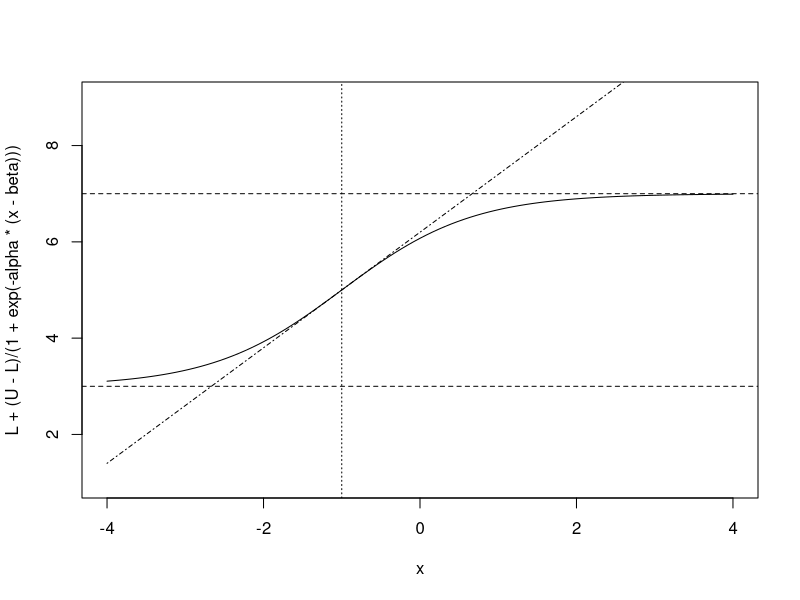
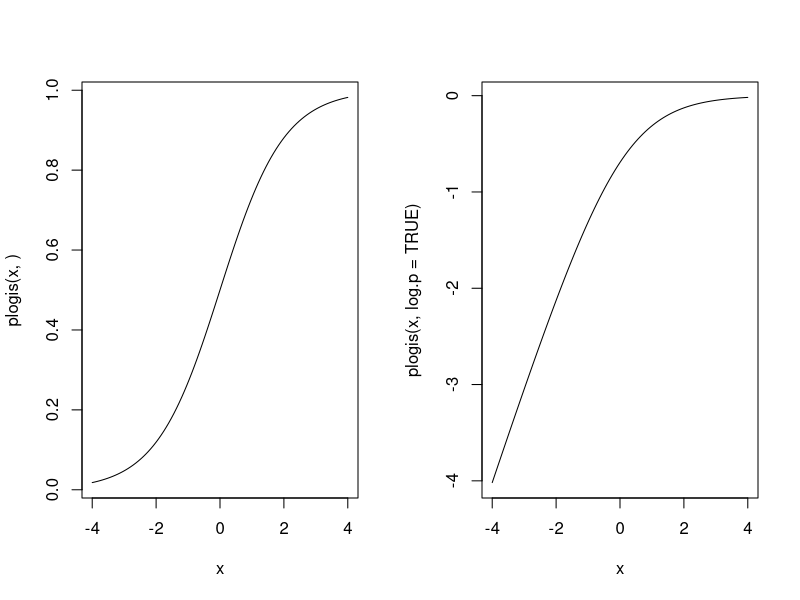
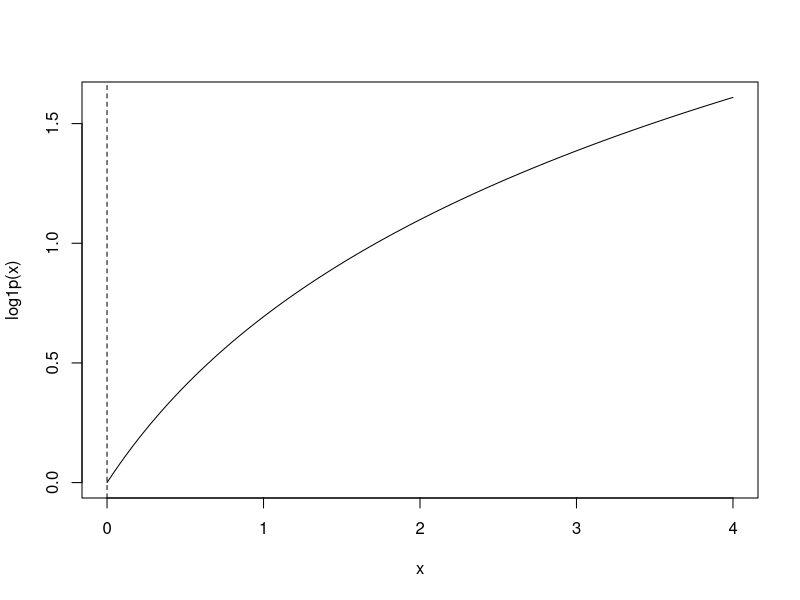
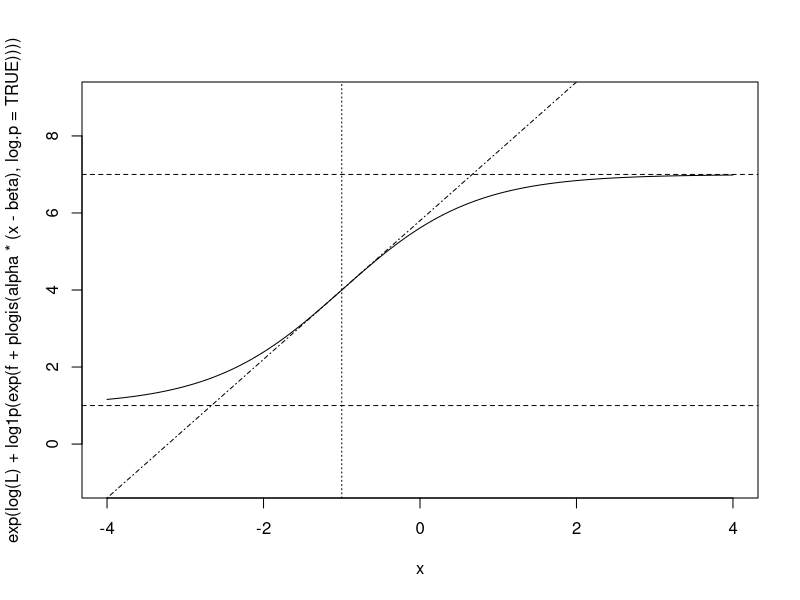

Reproduce these figures in R, in order.
## ---- chunk 1
knitr::opts_chunk$set(echo = TRUE)
## ---- chunk 2
L <- 3
U <- 7
alpha <- 1.2
beta <- -1
curve(L + (U-L)/(1 + exp(-alpha*(x - beta))), xlim = c(-4, 4), ylim = c(L-2, U+2))
abline(h = c(L, U), lty = 2)
abline(v = beta, lty = 3)
curve(alpha*(x - beta) + (U-L)/2 + L, add = TRUE, lty = 4)
## ---- chunk 3
par(mfrow = c(1, 2))
curve(plogis(x,), xlim = c(-4, 4))
curve(plogis(x, log.p = TRUE), xlim = c(-4, 4))
par(mfrow = c(1,1))
## ---- chunk 4
curve(log1p(x), xlim = c(0, 4))
abline(v = 0, lty = 2)
## ---- chunk 5
L <- 1
U <- 7
f <- log(U/L - 1)
alpha <- 1.2
beta <- -1
curve(exp(log(L) + log1p(exp(f + plogis(alpha*(x - beta), log.p = TRUE)))), xlim = c(-4, 4), ylim = c(L-2, U+2))
abline(h = c(L, U), lty = 2)
abline(v = beta, lty = 3)
curve((alpha * (U-L)/4)*(x - beta) + (U-L)/2 + L, add = TRUE, lty = 4)
